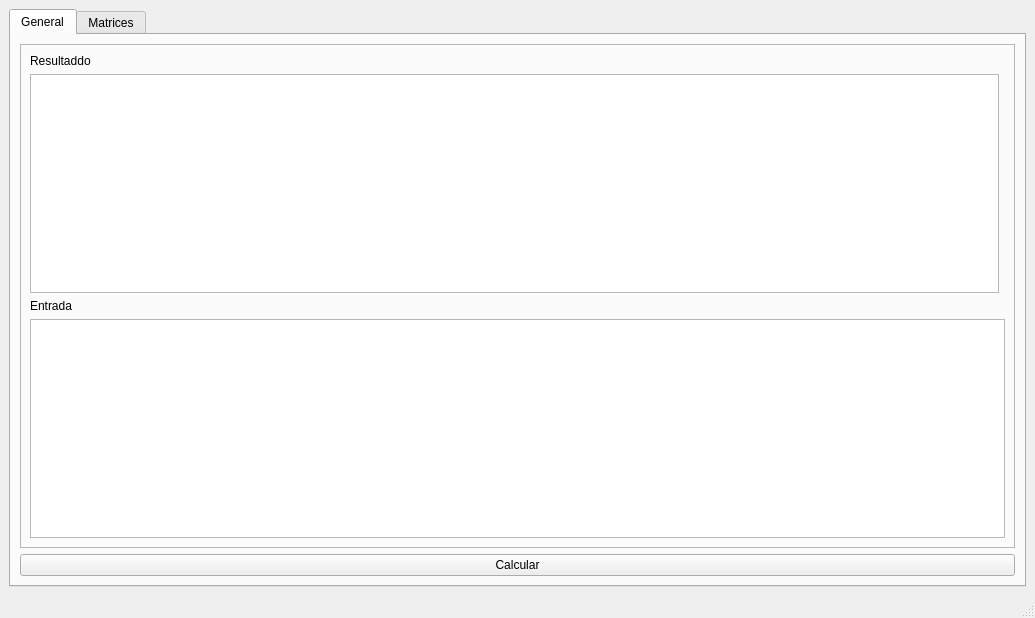
<?xml version="1.0" encoding="UTF-8"?>
<ui version="4.0">
 <class>MainWindow</class>
 <widget class="QMainWindow" name="MainWindow">
  <property name="geometry">
   <rect>
    <x>0</x>
    <y>0</y>
    <width>1035</width>
    <height>618</height>
   </rect>
  </property>
  <property name="windowTitle">
   <string>Calculadora Álgebra LIneal</string>
  </property>
  <widget class="QWidget" name="centralwidget">
   <layout class="QGridLayout" name="gridLayout">
    <item row="0" column="0">
     <widget class="QTabWidget" name="tabWidget">
      <property name="currentIndex">
       <number>0</number>
      </property>
      <widget class="QWidget" name="tab">
       <attribute name="title">
        <string>General</string>
       </attribute>
       <layout class="QGridLayout" name="gridLayout_2">
        <item row="1" column="0">
         <widget class="QPushButton" name="pushButton_calcular">
          <property name="text">
           <string>Calcular</string>
          </property>
         </widget>
        </item>
        <item row="0" column="0">
         <widget class="QFrame" name="frame">
          <property name="frameShape">
           <enum>QFrame::StyledPanel</enum>
          </property>
          <property name="frameShadow">
           <enum>QFrame::Raised</enum>
          </property>
          <layout class="QGridLayout" name="gridLayout_3">
           <item row="4" column="0" colspan="2">
            <widget class="QTextEdit" name="textEdit_input">
             <property name="enabled">
              <bool>true</bool>
             </property>
            </widget>
           </item>
           <item row="0" column="0">
            <widget class="QLabel" name="label">
             <property name="text">
              <string>Resultaddo</string>
             </property>
            </widget>
           </item>
           <item row="3" column="0">
            <widget class="QLabel" name="label_2">
             <property name="text">
              <string>Entrada</string>
             </property>
            </widget>
           </item>
           <item row="1" column="0">
            <widget class="QTextBrowser" name="textBrowser_result"/>
           </item>
          </layout>
         </widget>
        </item>
       </layout>
      </widget>
      <widget class="QWidget" name="tab_3">
       <attribute name="title">
        <string>Matrices</string>
       </attribute>
       <layout class="QGridLayout" name="gridLayout_14">
        <item row="0" column="0">
         <widget class="QSpinBox" name="spinBox_matrices_numeromatrices">
          <property name="minimum">
           <number>1</number>
          </property>
          <property name="maximum">
           <number>2</number>
          </property>
          <property name="value">
           <number>1</number>
          </property>
         </widget>
        </item>
        <item row="3" column="0">
         <widget class="QFrame" name="frame_matrices_matrizc">
          <property name="frameShape">
           <enum>QFrame::StyledPanel</enum>
          </property>
          <property name="frameShadow">
           <enum>QFrame::Raised</enum>
          </property>
          <layout class="QGridLayout" name="gridLayout_11">
           <item row="0" column="0">
            <widget class="QLineEdit" name="lineEdit_2"/>
           </item>
           <item row="0" column="1">
            <widget class="QGroupBox" name="groupBox_3">
             <property name="title">
              <string>Matriz C</string>
             </property>
             <layout class="QGridLayout" name="gridLayout_7">
              <item row="0" column="0">
               <widget class="QTextEdit" name="textEdit_mc"/>
              </item>
             </layout>
            </widget>
           </item>
          </layout>
         </widget>
        </item>
        <item row="1" column="1" colspan="2">
         <widget class="QFrame" name="frame_matrices_matrizb">
          <property name="frameShape">
           <enum>QFrame::StyledPanel</enum>
          </property>
          <property name="frameShadow">
           <enum>QFrame::Raised</enum>
          </property>
          <layout class="QGridLayout" name="gridLayout_13">
           <item row="0" column="1">
            <widget class="QGroupBox" name="groupBox_2">
             <property name="title">
              <string>Matriz B</string>
             </property>
             <layout class="QGridLayout" name="gridLayout_5">
              <item row="0" column="1">
               <widget class="QTextEdit" name="textEdit_mb"/>
              </item>
              <item row="0" column="0">
               <widget class="QComboBox" name="comboBox_matrix_ab_op">
                <item>
                 <property name="text">
                  <string>--Select--</string>
                 </property>
                </item>
                <item>
                 <property name="text">
                  <string>*</string>
                 </property>
                </item>
                <item>
                 <property name="text">
                  <string>+</string>
                 </property>
                </item>
                <item>
                 <property name="text">
                  <string>-</string>
                 </property>
                </item>
               </widget>
              </item>
             </layout>
            </widget>
           </item>
          </layout>
         </widget>
        </item>
        <item row="3" column="1">
         <widget class="QFrame" name="frame_matrices_matrizd">
          <property name="frameShape">
           <enum>QFrame::StyledPanel</enum>
          </property>
          <property name="frameShadow">
           <enum>QFrame::Raised</enum>
          </property>
          <layout class="QGridLayout" name="gridLayout_12">
           <item row="0" column="0">
            <widget class="QLineEdit" name="lineEdit_3"/>
           </item>
           <item row="0" column="1">
            <widget class="QGroupBox" name="groupBox_4">
             <property name="title">
              <string>Matriz D</string>
             </property>
             <layout class="QGridLayout" name="gridLayout_9">
              <item row="0" column="0">
               <widget class="QTextEdit" name="textEdit_md"/>
              </item>
             </layout>
            </widget>
           </item>
          </layout>
         </widget>
        </item>
        <item row="1" column="0">
         <widget class="QGroupBox" name="groupBox">
          <property name="title">
           <string>Matriz A</string>
          </property>
          <layout class="QGridLayout" name="gridLayout_4">
           <item row="0" column="0">
            <widget class="QTextEdit" name="textEdit_ma"/>
           </item>
           <item row="1" column="0">
            <widget class="QComboBox" name="comboBox_matrix_a_op">
             <item>
              <property name="text">
               <string>--Select--</string>
              </property>
             </item>
             <item>
              <property name="text">
               <string>Traspuesta</string>
              </property>
             </item>
             <item>
              <property name="text">
               <string>Inversa</string>
              </property>
             </item>
             <item>
              <property name="text">
               <string>Determinante</string>
              </property>
             </item>
            </widget>
           </item>
          </layout>
         </widget>
        </item>
        <item row="1" column="3" rowspan="3">
         <widget class="QGroupBox" name="groupBox_6">
          <property name="title">
           <string>Resultado</string>
          </property>
          <layout class="QGridLayout" name="gridLayout_10">
           <item row="0" column="0">
            <widget class="QTextBrowser" name="textBrowser_matrix_result"/>
           </item>
          </layout>
         </widget>
        </item>
        <item row="0" column="1">
         <widget class="QPushButton" name="pushButton_matrices_calcular">
          <property name="text">
           <string>Calcular</string>
          </property>
         </widget>
        </item>
       </layout>
      </widget>
     </widget>
    </item>
   </layout>
  </widget>
  <widget class="QMenuBar" name="menubar">
   <property name="geometry">
    <rect>
     <x>0</x>
     <y>0</y>
     <width>1035</width>
     <height>29</height>
    </rect>
   </property>
  </widget>
  <widget class="QStatusBar" name="statusbar"/>
  <action name="actionsdfsadf">
   <property name="text">
    <string>sdfsadf</string>
   </property>
  </action>
 </widget>
 <resources/>
 <connections/>
</ui>
